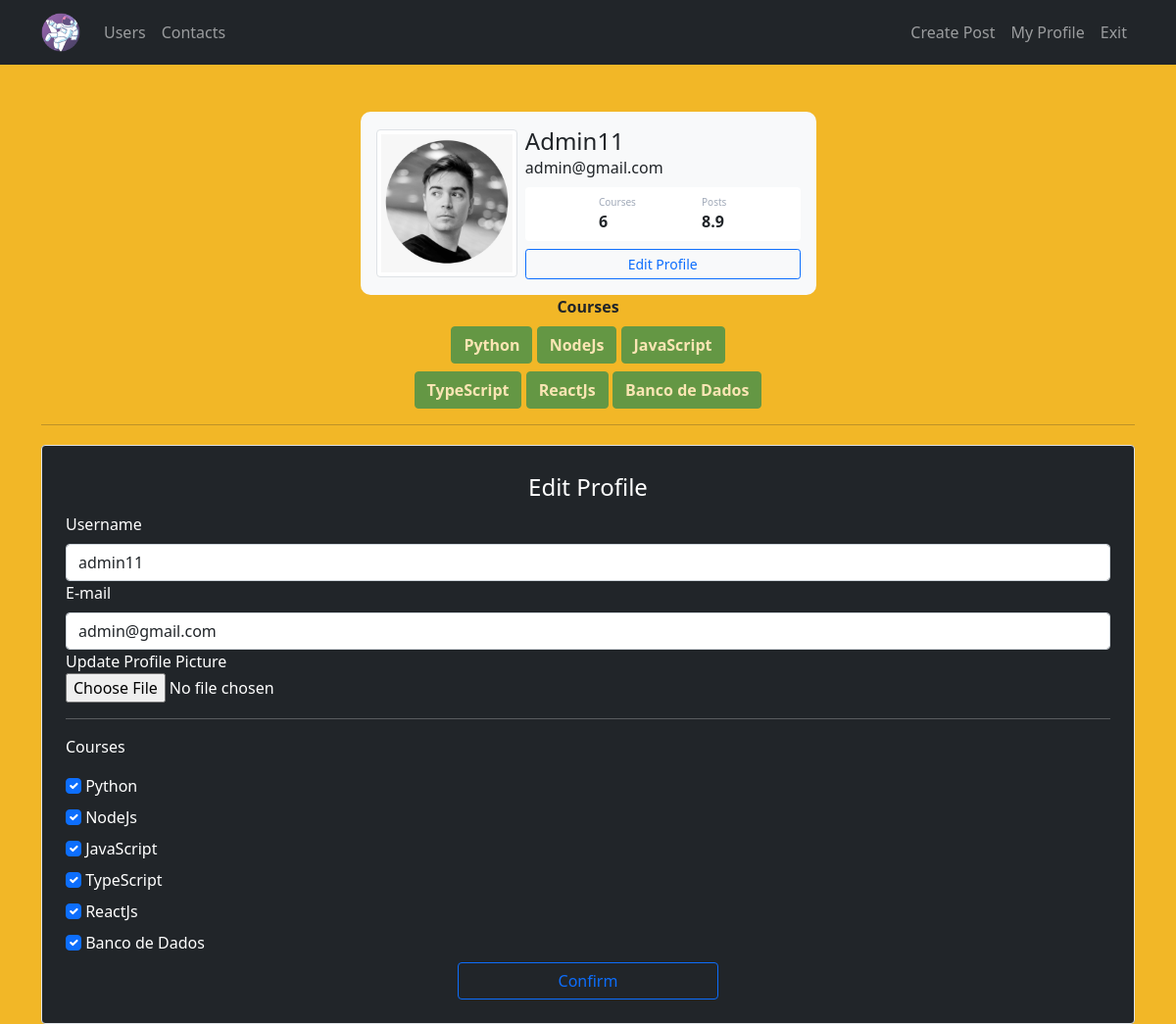
Before: /profile/edit (signed in) with the older database file.
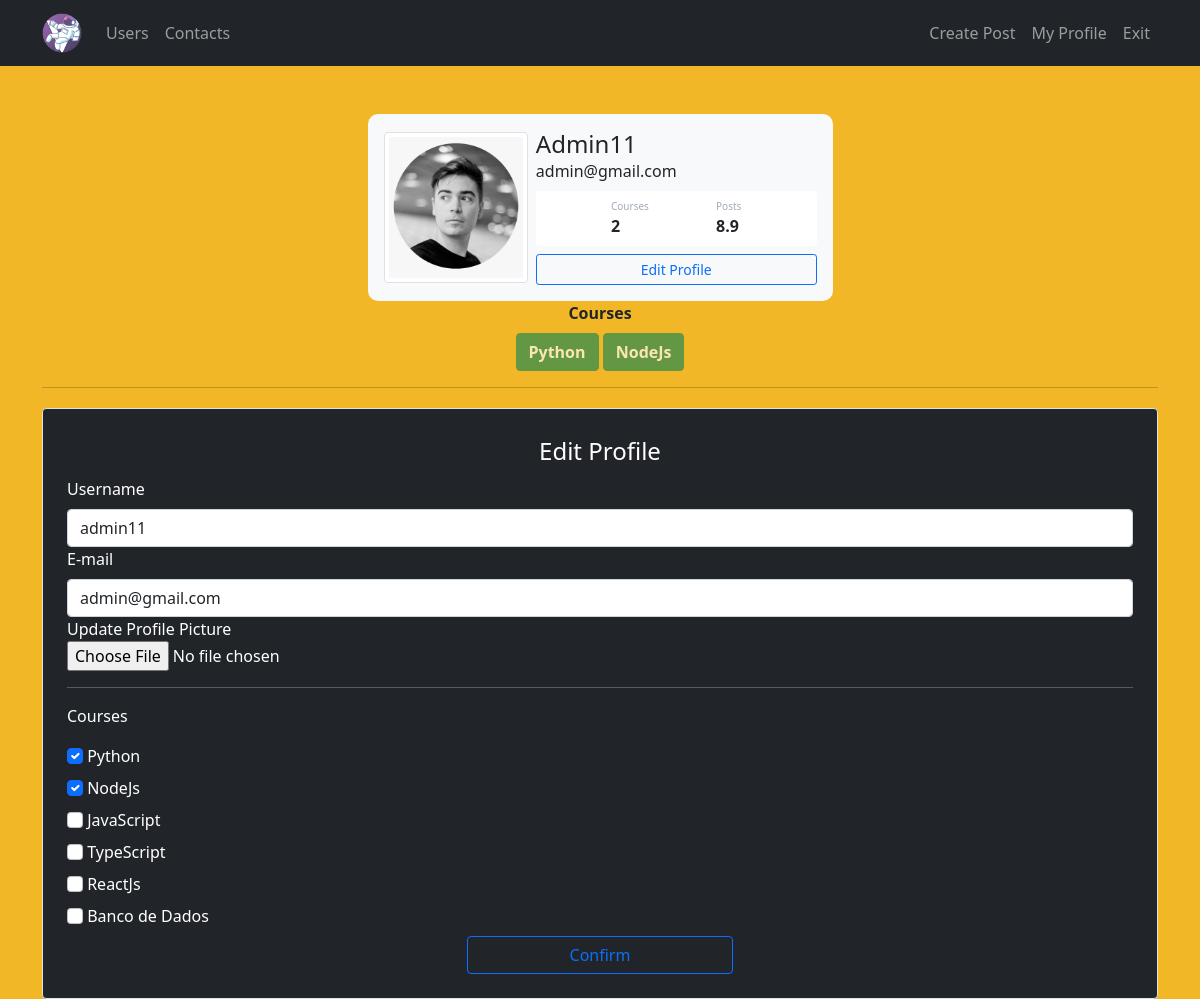
After: the same page with the newer database file.
### site_web/models.py (models this page shows)
class User(database.Model, UserMixin):
    id = database.Column(database.Integer, primary_key=True)
    username = database.Column(database.String, nullable=False)
    email = database.Column(database.String, nullable=False, unique=True)
    password = database.Column(database.String, nullable=False)
    profile_picture = database.Column(database.String, default='default.jpg')
    courses = database.Column(database.String, nullable=False, default='Not Informed')
    posts = database.relationship('Post', backref='author', lazy=True)

### site_web/routes.py (the view)
@app.route("/profile/edit", methods=['GET', 'POST'])
@login_required
def edit_profile():
    form = FormEditProfile()
    if form.validate_on_submit():
        current_user.email = form.email.data
        current_user.username = form.username.data
        if form.profile_picture.data:
            name_image = save_image(form.profile_picture.data)
            current_user.profile_picture = name_image
        current_user.courses = update_courses(form)
        database.session.commit()
        flash("Profile Successfully Updated", "alert-success")
        return redirect(url_for('profile'))
    elif request.method == 'GET': # Mostra as informações já no campo
        form.email.data = current_user.email
        form.username.data = current_user.username
        for field in form:
            if 'course_' in field.name:
                if field.label.text in current_user.courses:
                    field.data = True
    profile_picture = url_for('static', filename=f'media/{current_user.profile_picture}')
    return render_template("edit_profile.html", profile_picture=profile_picture, form=form)

### site_web/forms.py (shortened to what this page needs)
class FormEditProfile(FlaskForm):
    username = StringField("Username", validators=[DataRequired()])
    email = StringField("E-mail", validators=[DataRequired(), Email()])
    profile_picture = FileField("Update Profile Picture", validators=[FileAllowed(['jpg', 'png'])])
    course_python = BooleanField("Python")
    course_nodejs = BooleanField("NodeJs")
    course_js = BooleanField("JavaScript")
    course_ts = BooleanField("TypeScript")
    course_reactjs = BooleanField("ReactJs")
    course_banco = BooleanField("Banco de Dados")
    button_EditProfile = SubmitField("Confirm")

### site_web/models.py (called while the page is built)
@login_manager.user_loader
def load_user(id_user):
    return User.query.get(int(id_user))

### site_web/templates/edit_profile.html (shortened to what this page needs)
{% extends 'profile.html' %}
{% block edit_profile %}
<div class="container">
    <hr>
    <div class="row">
        <div class="col">
            <form action="#" method="POST" class="border p-4 mt-1 bg-dark text-white rounded" enctype="multipart/form-data">
                <legend class="text-center">Edit Profile</legend>
                <fieldset>
                    <div class="form-group">
                        {{ form.username.label(class="form-label") }}
                            {% if form.username.errors %}
                                {{ form.username(class="form-control is-invalid", placeholder="name@example.com" ) }}
                                <div class="invalid-feedback">
                                    {% for erro in form.username.errors %}
                                        {{ erro }}
                                    {% endfor %}
                                </div>
                            {% else %}
                                {{ form.username(class="form-control", placeholder="name@example.com" ) }}
                            {% endif %}
                    </div>
                    <div class="form-group">
                        {{ form.email.label(class="form-label") }}
                            {% if form.email.errors %}
                                {{ form.email(class="form-control is-invalid", placeholder="name@example.com" ) }}
                                <div class="invalid-feedback">
                                    {% for erro in form.email.errors %}
                                        {{ erro }}
                                    {% endfor %}
                                </div>
                            {% else %}
                                {{ form.email(class="form-control", placeholder="name@example.com" ) }}
                            {% endif %}
                    </div>
                    <div class="form-group">
                        {{ form.profile_picture.label}}<br>
                        {{ form.profile_picture(class="form-control-file")}}
                    </div>
                    <hr>
                    <p>Courses</p>
                    {% for field in form %}
                        {% if 'course_' in field.name %}
                            <div class="form-group mt-2">
                                {{ field(class="form-check-input") }}
                                {{ field.label(class="form-check-label") }}
                            </div>
                        {% endif %}
                    {% endfor %}
                </fieldset>
                <div class="d-grid gap-2 col-3 mx-auto mt-2">
                    {{ form.button_EditProfile(class="btn btn-outline-primary") }}
                </div>
            </form>
        </div>
    </div>
</div>
{% endblock edit_profile %}

### site_web/templates/profile.html
{% extends 'base.html' %}
{% block body %}
<div class="container mt-5 d-flex justify-content-center">
  <div class="card p-3 col-5 border-0 bg-light">
    <div class="d-flex align-items-center">
        <img src="{{ profile_picture }}" class="rounded img-thumbnail col-md-4 me-2"/>
      <div class="col">
        <h4 class="mb-0 mt-0 text-capitalize">{{ current_user.username }}</h4>
        <span>{{ current_user.email }}</span>
        <div class="p-2 mt-2 bg-white d-flex justify-content-evenly rounded">
          <div class="d-flex flex-column">
            <span class="articles">Courses</span>
              {% if 'Not Informed' in current_user.courses or current_user.courses == '' %}
              <span class="fw-bold">0</span>
            {% else %}
              <span class="fw-bold">
                {{ current_user.courses.count(';') + 1 }}
              </span>
            {% endif %}
          </div>
          <div class="d-flex flex-column">
            <span class="rating">Posts</span>
            <span class="fw-bold">8.9</span>
          </div>
        </div>
        <div class="mt-2">
          <a href="{{ url_for('edit_profile')}}">
            <button class="btn btn-sm btn-outline-primary w-100">
              Edit Profile
            </button>
          </a>
        </div>
      </div>
    </div>
  </div>
</div>
<div class="container">
  <div class="row justify-content-center">
    <div class="col col-4 text-center">
      <strong>Courses</strong><br />
      {% if current_user.courses %}
        {% for course in current_user.courses.split(';') %}
          <button type="button" class="btn btn-success mt-2 fw-bolder" disabled>
            {{ course }}
          </button>
        {% endfor %}
      {% else %}
        <button type="button" class="btn btn-success mt-2 fw-bolder" disabled>
        No Courses Registered :(
        </button>
      {% endif %}
    </div>
  </div>
</div>
{% block edit_profile %}
{% endblock edit_profile %}
{% endblock body %}

Changed rows visible on the page:
changed User "Admin11": courses "6" → "2"
Other visible differences:
form field course_js: "☑" → "☐"
form field course_ts: "☑" → "☐"
form field course_reactjs: "☑" → "☐"
form field course_banco: "☑" → "☐"
list line gone: "JavaScript"
list line gone: "TypeScript"
list line gone: "ReactJs"
list line gone: "Banco de Dados"
